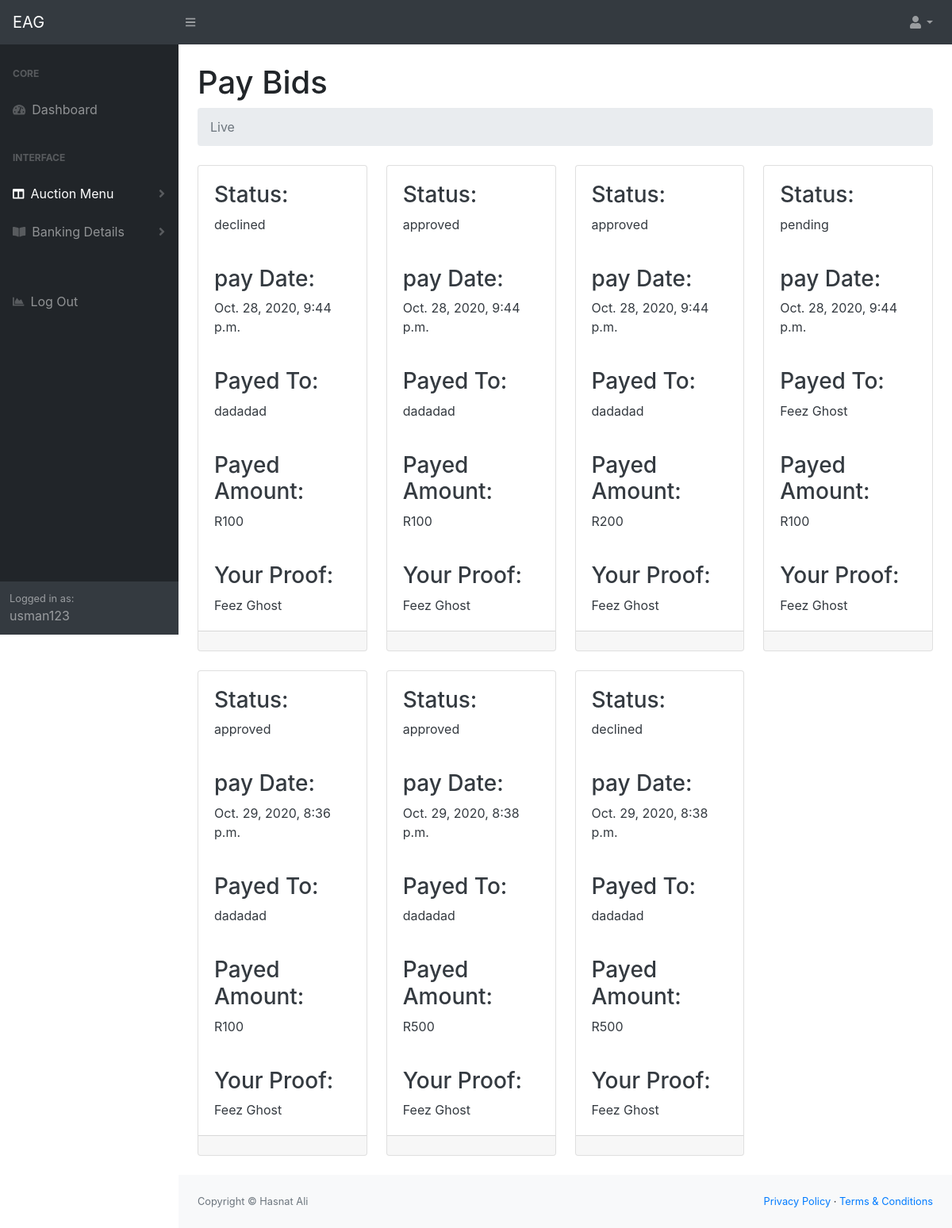
The app's page /PayBids/ (signed in), older data.
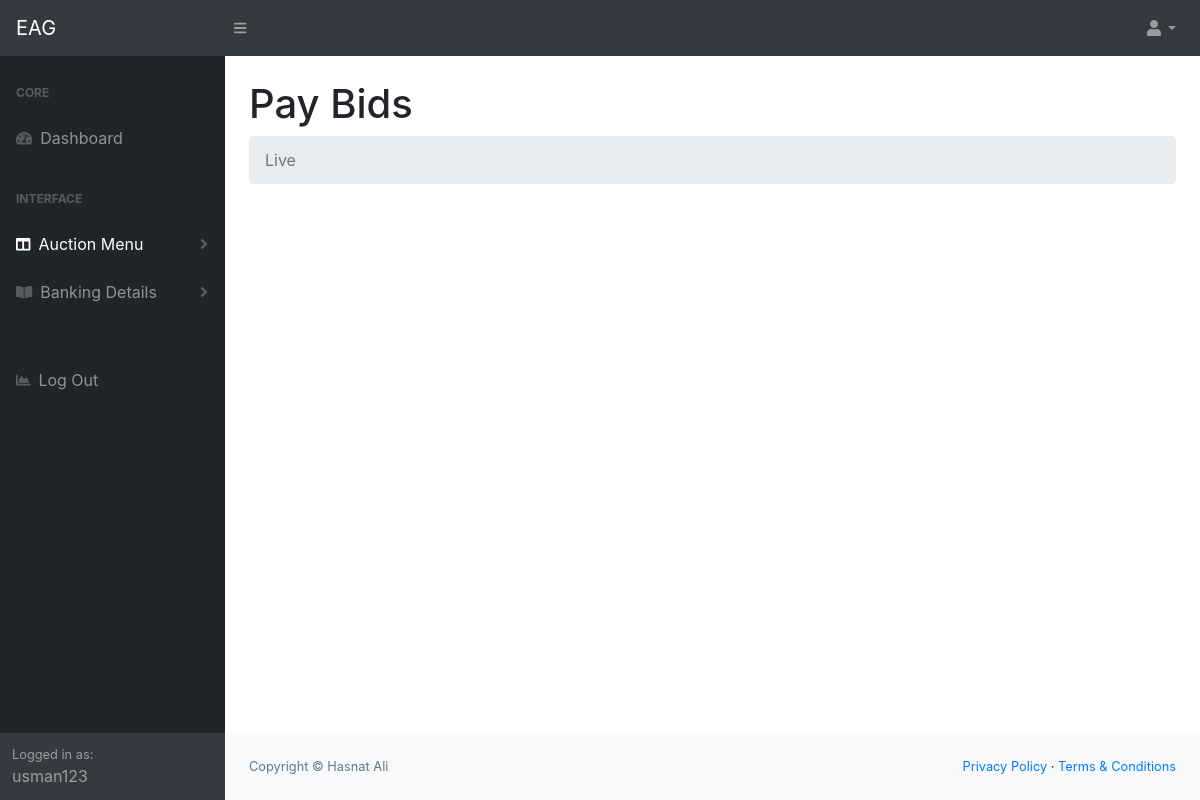
The same page, newer data.
### dashboard/models.py (models this page shows, shortened)
class BuyBid(models.Model):
    buyer = models.ForeignKey(Customer, null=True, on_delete= models.SET_NULL)
    bider = models.ForeignKey(Bids, null=True, on_delete= models.SET_NULL)
    quantity = models.IntegerField(default=0)
    CATEGORY = (
			('pending', 'Pending'),
			('approved', 'Approved'),
			('declined', 'Declined'),
			)
    status =models.CharField(max_length=200, null=True, choices=CATEGORY)
    CATEGORY1 = (
			('2', '2 Days'),
			('5', '5 Days'),
			)
    days =models.CharField(max_length=200, null=True, choices=CATEGORY1)
    proof = models.ImageField(null=True, blank=True)
    date_created = models.DateTimeField(auto_now_add=True, null=True)

class Bids(models.Model):
    customer = models.ForeignKey(Customer, null=True, on_delete= models.SET_NULL)
    auction = models.ForeignKey(Auction, null=True, on_delete= models.SET_NULL)
    CATEGORY = (
			('500', 'R500'),
			('1000', 'R1000'),
			('2000', 'R2000'),
			('5000', 'R5000'),
			)
    bided =models.CharField(max_length=200, null=True, choices=CATEGORY)
    remainingbid = models.IntegerField(default=0)
    date_created = models.DateTimeField(auto_now_add=True, null=True)

class Customer(models.Model):
    user = models.OneToOneField(User, on_delete=models.CASCADE, null=True)
    name = models.CharField(max_length=200, null=True)
    first_name = models.CharField(max_length=200, null=True)
    last_name = models.CharField(max_length=200, null=True)
    account_holder_name = models.CharField(max_length=200, null=True)
    account_number = models.CharField(max_length=200, null=True)
    phone = models.CharField(max_length=200, null=True)
    CATEGORY = (
			('Capitec', 'Capitec'),
			('Absa', 'Absa'),
			('Nedbank', 'Nedbank'),
			('Standard Bank', 'Standard_bank'),
			('Tyme Bank', 'Tyme'),
			('Bidvest', 'Bidvest'),
			('African Bank', 'African_Bank'),
			('Gro bank south Africa', 'Gro_bank_south_Africa'),
			('FNB South Africa', 'FNB_South_Africa'),
			('FNB Namibia', 'FNB_Namibia'),
			('FNB South Africa', 'FNB_South_Africa'),
			('FNB Swaziland', 'FNB_Swaziland'),
			('FNB Zambia', 'FNB_Zambia'),
			)
    banks = models.CharField(max_length=200, null=True, choices=CATEGORY)
    def __str__(self):
        return str(self.name)

### dashboard/views.py (the view)
# urls.py: path('PayBids/', views.paybid, name="pay_bids"),
@login_required(login_url="homepage")
def paybid(request):
    payer = request.user.customer
    payed = payer.buybid_set.all()
    context = {
        'payed': payed
    }
    return render(request, 'dashboard/dist/PayBids.html', context)

### dashboard/templates/dashboard/dist/PayBids.html (shortened to what the changed rows need)
<!DOCTYPE html>
{% load static %}
<html lang="en">
    <head>
        <link href="{%static 'css/styles.css' %}" rel="stylesheet" />
        <link href="https://cdn.datatables.net/1.10.20/css/dataTables.bootstrap4.min.css" rel="stylesheet" />
    </head>
    <body class="sb-nav-fixed">
        <div id="layoutSidenav">
            <div id="layoutSidenav_content">
                <main>
                    <div class="container-fluid">
                        <h1 class="mt-4">Pay Bids</h1>
                        <div class="row">
                            {% for pay in payed %}
                                    <div class="col-xl-3 col-md-6">
                                        <div class="card text-dark mb-4">
                                            <div class="card-body"><h3>Status: </h3> {{pay.status}}</div>
                                            <div class="card-body"><h3>pay Date: </h3> {{pay.date_created}}</div>
                                            <div class="card-body"><h3>Payed To: </h3> {{pay.bider.customer.name}}</div>
                                            <div class="card-body"><h3>Payed Amount: </h3> R{{pay.quantity}}</div>
                                            <div class="card-body"><h3>Your Proof: </h3> {{pay.buyer}}</div>
                                            <div class="card-footer d-flex align-items-center justify-content-between">
                                            </div>
                                        </div>
                                    </div>
                            {% endfor %}
                        </div>
                </main>
            </div>
        </div>
    </body>
</html>

Row changes from the older to the newer data that the page shows:
removed BuyBid: status "declined", date_created "Oct. 28, 2020, 9:44 p.m.", bider.customer.name "dadadad", quantity "100", buyer "Feez Ghost"
removed BuyBid: status "approved", date_created "Oct. 28, 2020, 9:44 p.m.", bider.customer.name "dadadad", quantity "100", buyer "Feez Ghost"
removed BuyBid: status "approved", date_created "Oct. 28, 2020, 9:44 p.m.", bider.customer.name "dadadad", quantity "200", buyer "Feez Ghost"
removed BuyBid: status "pending", date_created "Oct. 28, 2020, 9:44 p.m.", bider.customer.name "Feez Ghost", quantity "100", buyer "Feez Ghost"
removed BuyBid: status "approved", date_created "Oct. 29, 2020, 8:36 p.m.", bider.customer.name "dadadad", quantity "100", buyer "Feez Ghost"
removed BuyBid: status "approved", date_created "Oct. 29, 2020, 8:38 p.m.", bider.customer.name "dadadad", quantity "500", buyer "Feez Ghost"
removed BuyBid: status "declined", date_created "Oct. 29, 2020, 8:38 p.m.", bider.customer.name "dadadad", quantity "500", buyer "Feez Ghost"
